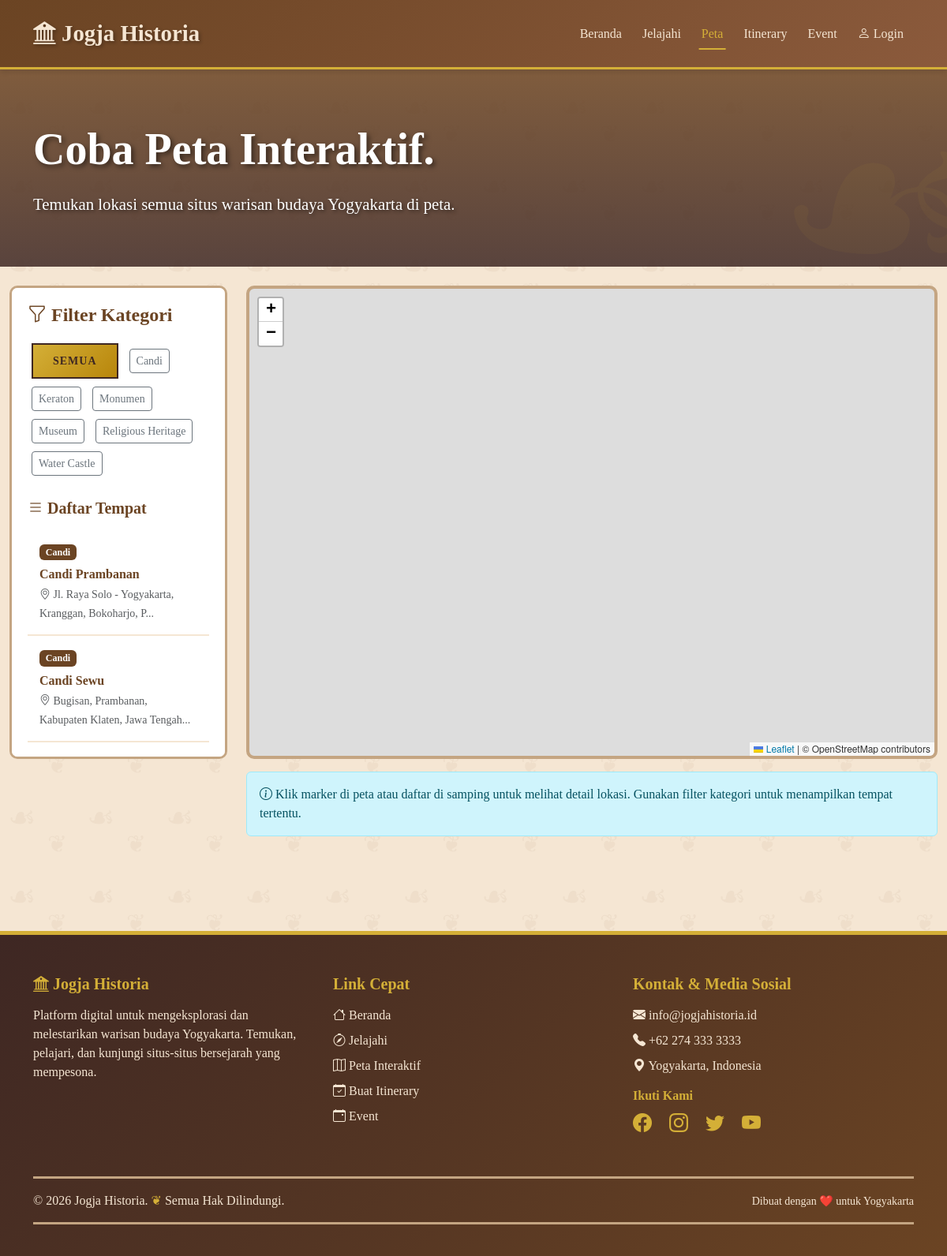
Screenshot of /peta.php with the database file from the repository.
### tables this page shows
CREATE TABLE `tempat` (
  `id` int(11) NOT NULL,
  `judul` varchar(255) NOT NULL,
  `slug` varchar(255) NOT NULL,
  `kategori` varchar(100) NOT NULL,
  `deskripsi_singkat` text DEFAULT NULL,
  `deskripsi_lengkap` text DEFAULT NULL,
  `alamat` text DEFAULT NULL,
  `latitude` decimal(10,8) DEFAULT NULL,
  `longitude` decimal(11,8) DEFAULT NULL,
  `jam_buka` varchar(255) DEFAULT NULL,
  `info_tiket` longtext DEFAULT NULL CHECK (json_valid(`info_tiket`)),
  `info_aksesibilitas` longtext DEFAULT NULL CHECK (json_valid(`info_aksesibilitas`)),
  `kontak` varchar(255) DEFAULT NULL,
  `website` varchar(255) DEFAULT NULL,
  `gambar` longtext DEFAULT NULL CHECK (json_valid(`gambar`)),
  `dibuat_oleh` int(11) DEFAULT NULL,
  `dibuat_pada` timestamp NOT NULL DEFAULT current_timestamp(),
  `diperbarui_pada` timestamp NOT NULL DEFAULT current_timestamp() ON UPDATE current_timestamp()
);

### peta.php (the view, shortened to what this page needs)
<?php
require_once 'config.php';
$sql = "SELECT * FROM tempat WHERE latitude IS NOT NULL AND longitude IS NOT NULL ORDER BY judul";
$stmt = $koneksi->prepare($sql);
$stmt->execute();
$hasil = $stmt->get_result();
$daftar_tempat = array();
while($baris = $hasil->fetch_assoc()) {
    $daftar_tempat[] = $baris;
}
$sql = "SELECT DISTINCT kategori FROM tempat ORDER BY kategori";
$stmt = $koneksi->prepare($sql);
$stmt->execute();
$hasil = $stmt->get_result();
$daftar_kategori = array();
while($baris = $hasil->fetch_assoc()) {
    $daftar_kategori[] = $baris['kategori'];
}
?>
<!DOCTYPE html>
<html lang="id">
<head>
    <link href="https://cdn.jsdelivr.net/npm/bootstrap@5.3.0/dist/css/bootstrap.min.css" rel="stylesheet">
    <link rel="stylesheet" href="https://cdn.jsdelivr.net/npm/bootstrap-icons@1.10.0/font/bootstrap-icons.css">
    <link rel="stylesheet" href="https://unpkg.com/leaflet@1.9.4/dist/leaflet.css" />
    <link rel="stylesheet" href="https://unpkg.com/leaflet.markercluster@1.5.3/dist/MarkerCluster.css" />
    <link rel="stylesheet" href="https://unpkg.com/leaflet.markercluster@1.5.3/dist/MarkerCluster.Default.css" />
    <link rel="stylesheet" href="assets/css/styles.css">
</head>
<body class="pola-wayang">
    <?php include 'includes/navbar.php'; ?>
    <section class="hero">
        <div class="container">
            <div class="row align-items-center">
                <div class="col-lg-12 mt-5">
                    <h1>Coba Peta Interaktif.</h1>
                    <p class="lead">Temukan lokasi semua situs warisan budaya Yogyakarta di peta.</p>
                </div>
            </div>
        </div>
    </section>
    <section class="py-4">
        <div class="container-fluid">
            <div class="row g-4">
                <div class="col-lg-3">
                    <div class="sidebar-peta">
                        <h4 class="teks-coklat mb-3">
                            <i class="bi bi-funnel"></i> Filter Kategori
                        </h4>
                        <div class="mb-4">
                            <button class="btn btn-traditional btn-sm tombol-filter active" data-kategori="semua">
                                Semua
                            </button>
                            <?php foreach($daftar_kategori as $kat): ?>
                            <button class="btn btn-outline-secondary btn-sm tombol-filter"
                                    data-kategori="<?php echo htmlspecialchars($kat); ?>">
                                <?php echo htmlspecialchars($kat); ?>
                            </button>
                            <?php endforeach; ?>
                        </div>
                        <h5 class="teks-coklat mb-3">
                            <i class="bi bi-list"></i> Daftar Tempat
                        </h5>
                        <div id="daftarTempat">
                            <?php foreach($daftar_tempat as $tempat): ?>
                            <div class="item-tempat"
                                 data-id="<?php echo $tempat['id']; ?>"
                                 data-kategori="<?php echo htmlspecialchars($tempat['kategori']); ?>"
                                 data-lat="<?php echo $tempat['latitude']; ?>"
                                 data-lng="<?php echo $tempat['longitude']; ?>"
                                 onclick="zoomKeTempat(<?php echo $tempat['id']; ?>, <?php echo $tempat['latitude']; ?>, <?php echo $tempat['longitude']; ?>)">
                                <span class="badge bg-coklat mb-2">
                                    <?php echo htmlspecialchars($tempat['kategori']); ?>
                                </span>
                                <h6 class="teks-coklat mb-1">
                                    <?php echo htmlspecialchars($tempat['judul']); ?>
                                </h6>
                                <small class="text-muted">
                                    <i class="bi bi-geo-alt"></i>
                                    <?php echo substr(htmlspecialchars($tempat['alamat']), 0, 50); ?>...
                                </small>
                            </div>
                            <?php endforeach; ?>
                        </div>
                    </div>
                </div>
                <div class="col-lg-9">
                    <div id="peta"></div>
                    <div class="mt-3">
                        <div class="alert alert-info">
                            <i class="bi bi-info-circle"></i>
                            Klik marker di peta atau daftar di samping untuk melihat detail lokasi.
                            Gunakan filter kategori untuk menampilkan tempat tertentu.
                        </div>
                    </div>
                </div>
            </div>
        </div>
    </section>
    <?php include 'includes/footer.php'; ?>
</body>
</html>

### assets/css/styles.css (style rules this page uses)
:root { --primary-brown: #6B4423; --secondary-brown: #8B5A3C; --light-brown: #C4A582; --dark-brown: #3E2723; --cream: #F5E6D3; --gold: #D4AF37; --deep-gold: #B8860B; }
body { font-family: 'Georgia', serif; background-color: var(--cream); color: var(--dark-brown); }
h1, h2, h3, h4, h5, h6 { font-family: 'Georgia', serif; font-weight: bold; }
.teks-coklat { color: var(--primary-brown) !important; }
.bg-coklat { background-color: var(--primary-brown) !important; }
.pola-wayang { background-repeat: repeat; }
.btn-traditional { background: linear-gradient(135deg, var(--gold) 0%, var(--deep-gold) 100%); color: var(--dark-brown); border: 2px solid var(--dark-brown); padding: 10px 25px; font-weight: bold; border-radius: 0; transition: all 0.3s; text-transform: uppercase; letter-spacing: 1px; }
.hero { background: linear-gradient(rgba(107, 68, 35, 0.85), rgba(62, 39, 35, 0.85)); padding: 20px 0; color: white; position: relative; overflow: hidden; height: 250px; }
.hero::before { content: '☙'; position: absolute; font-size: 300px; opacity: 0.05; right: -50px; top: -50px; color: var(--gold); }
.hero h1 { font-size: 3.5rem; font-weight: bold; text-shadow: 3px 3px 6px rgba(0,0,0,0.5); margin-bottom: 20px; }
.hero p { font-size: 1.3rem; text-shadow: 2px 2px 4px rgba(0,0,0,0.5); }

### peta.php (style rules this page uses)
#peta { height: calc(100vh - 200px); min-height: 500px; border: 4px solid var(--light-brown); border-radius: 10px; }
.sidebar-peta { background: white; border: 3px solid var(--light-brown); border-radius: 10px; padding: 20px; height: calc(100vh - 200px); overflow-y: auto; }
.item-tempat { padding: 15px; border-bottom: 2px solid var(--cream); cursor: pointer; transition: all 0.3s; }
.tombol-filter { margin: 5px; }

### rows the page displays
tempat: kategori "Candi", judul "Candi Prambanan", alamat "Jl. Raya Solo - Yogyakarta, Kranggan, Bokoharjo, P"
tempat: kategori "Candi", judul "Candi Sewu", alamat "Bugisan, Prambanan, Kabupaten Klaten, Jawa Tengah"

### other values shown
$kat "Candi"
$kat "Keraton"
$kat "Monumen"
$kat "Museum"
$kat "Religious Heritage"
$kat "Water Castle"
